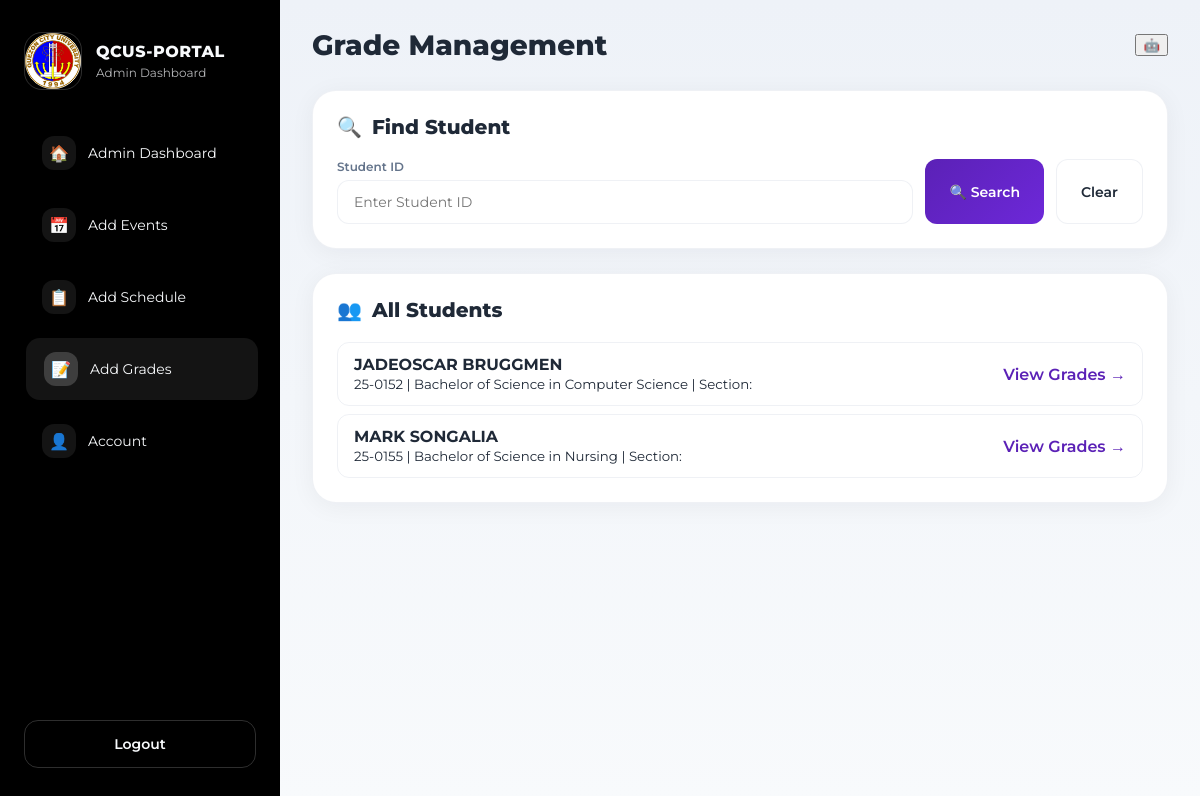
Screenshot of /admin_dashboard/admin_grades.php (signed in) with the database file from the repository.
### tables this page shows
CREATE TABLE `students` (
  `id` int(11) NOT NULL,
  `student_id` varchar(20) NOT NULL,
  `first_name` varchar(100) NOT NULL,
  `last_name` varchar(100) NOT NULL,
  `middle_name` varchar(100) DEFAULT NULL,
  `email` varchar(150) NOT NULL,
  `phone_number` varchar(20) DEFAULT NULL,
  `address` text DEFAULT NULL,
  `birthday` date DEFAULT NULL,
  `course` varchar(100) DEFAULT NULL,
  `year_level` varchar(20) DEFAULT NULL,
  `password` varchar(255) NOT NULL,
  `created_at` timestamp NOT NULL DEFAULT current_timestamp(),
  `gender` varchar(20) DEFAULT NULL,
  `profile_pic` varchar(255) DEFAULT NULL,
  `section` varchar(20) DEFAULT NULL
);

### admin_dashboard/admin_grades.php (the view, shortened to what this page needs)
<?php
require_once '../config/config.php';
$search_student_id = $_GET['student_id'] ?? '';
$students_query = mysqli_query($conn, "SELECT student_id, first_name, last_name, course, section FROM students ORDER BY last_name");
?>
<!DOCTYPE html>
<html lang="en">
<head>
</head>
<body>
<div class="app-shell">
  <aside class="sidebar">
    <div class="sidebar-brand">
      <div class="nav-logo">
        <img src="../images/QCU-logo.png" alt="QCU Logo" />
      </div>
      <div>
        <span class="brand-title">QCUS-PORTAL</span>
        <span class="brand-sub">Admin Dashboard</span>
      </div>
    </div>
    <nav class="sidebar-nav" aria-label="Dashboard navigation">
      <a href="admin_dashboard.php"    class="nav-item"><span class="nav-item-icon">🏠</span>Admin Dashboard</a>
      <a href="admin_events.php"       class="nav-item"><span class="nav-item-icon">📅</span>Add Events</a>
      <a href="admin_sched.php"        class="nav-item"><span class="nav-item-icon">📋</span>Add Schedule</a>
      <a href="admin_grades.php"       class="nav-item active"><span class="nav-item-icon">📝</span>Add Grades</a>
      <a href="admin_account.php"      class="nav-item"><span class="nav-item-icon">👤</span>Account</a>
    </nav>
    <div class="sidebar-footer">
        <button type="button" class="logout-button" onclick="window.location.href='../landingpage/logout.php'">Logout</button>
    </div>
  </aside>
  <main class="main-area">
    <header class="topbar">
      <h1 class="page-title">Grade Management</h1>
      <div class="topbar-right">
        <button type="button" class="chatbot-btn" title="AI Assistant" onclick="alert('Chatbot coming soon!')">🤖</button>
      </div>
    </header>
    <div class="card">
      <div class="card-header">
        <span class="card-header-icon">🔍</span>
        <h2>Find Student</h2>
      </div>
      <div class="search-section">
        <form method="GET" action="admin_grades.php" style="display: flex; gap: 12px; flex: 1; flex-wrap: wrap;">
          <div class="search-group">
            <label>Student ID</label>
            <input type="text" name="student_id" class="search-input" placeholder="Enter Student ID" value="<?= htmlspecialchars($search_student_id) ?>">
          </div>
          <button type="submit" class="btn-primary">🔍 Search</button>
          <button type="button" class="btn-secondary" onclick="window.location.href='admin_grades.php'">Clear</button>
        </form>
      </div>
    </div>
    <div class="card">
      <div class="card-header">
        <span class="card-header-icon">👥</span>
        <h2>All Students</h2>
      </div>
      <div class="student-list">
        <?php while ($student = mysqli_fetch_assoc($students_query)): ?>
          <div class="student-item">
            <div>
              <strong><?= htmlspecialchars($student['first_name'] . ' ' . $student['last_name']) ?></strong>
              <br>
              <small><?= htmlspecialchars($student['student_id']) ?> | <?= htmlspecialchars($student['course']) ?> | Section: <?= htmlspecialchars($student['section']) ?></small>
            </div>
            <a href="admin_grades.php?student_id=<?= urlencode($student['student_id']) ?>">View Grades →</a>
          </div>
        <?php endwhile; ?>
      </div>
    </div>
  </main>
</div>
</body>
</html>

### admin_dashboard/admin_grades.php (style rules this page uses)
*, *::before, *::after { box-sizing: border-box; }
:root { font-family: 'Montserrat', sans-serif; --bg: #f8fafc; --surface: #ffffff; --surface-strong: #f1f5f9; --accent: #5b21b6; --accent-soft: #eef2ff; --text: #1f2937; --text-muted: #64748b; --border: rgba(148,163,184,.15); --success: #10b981; }
body { margin: 0; min-height: 100vh; background: linear-gradient(180deg,#eef2f8 0%,#f8fafc 100%); color: var(--text); }
button { font-family: inherit; cursor: pointer; }
a { text-decoration: none; color: inherit; }
.app-shell { display: grid; grid-template-columns: 280px 1fr; min-height: 100vh; }
.sidebar { background: black; color: #f8fafc; padding: 32px 24px; display: flex; flex-direction: column; gap: 32px; position: sticky; top: 0; height: 100vh; }
.sidebar-brand { display: flex; align-items: center; gap: 14px; }
.nav-logo { width: 58px; height: 58px; border-radius: 18px; overflow: hidden; border: 1px solid rgba(255,255,255,.18); }
.nav-logo img { width: 100%; height: 100%; object-fit: cover; }
.brand-title { display: block; font-size: 16px; font-weight: 800; letter-spacing: .5px; }
.brand-sub { display: block; color: rgba(248,250,252,.72); font-size: 12px; margin-top: 4px; }
.sidebar-nav { display: grid; gap: 10px; }
.nav-item { display: flex; align-items: center; gap: 12px; padding: 14px 18px; border: none; background: transparent; color: #f8fafc; font-size: 14px; border-radius: 14px; transition: background .2s, transform .2s; }
.nav-item-icon { width: 34px; height: 34px; display: grid; place-items: center; border-radius: 12px; background: rgba(255,255,255,.08); font-size: 16px; }
.nav-item:hover, .nav-item.active { background: rgba(255,255,255,.08); transform: translateX(2px); }
.nav-item:hover .nav-item-icon, .nav-item.active .nav-item-icon { background: rgba(255,255,255,.18); }
.sidebar-footer { margin-top: auto; }
.logout-button { width: 100%; padding: 14px 18px; border: 1px solid rgba(255,255,255,.18); border-radius: 14px; background: transparent; color: #f8fafc; font-size: 14px; font-weight: 600; transition: background .2s; }
.main-area { padding: 28px 32px; }
.topbar { display: flex; flex-wrap: wrap; justify-content: space-between; align-items: center; gap: 24px; margin-bottom: 28px; }
.page-title { margin: 0; font-size: clamp(22px,3vw,28px); font-weight: 800; }
.topbar-right { display: flex; align-items: center; gap: 12px; }
.card { background: var(--surface); border: 1px solid var(--border); border-radius: 24px; box-shadow: 0 4px 24px rgba(15,23,42,.05); padding: 24px; margin-bottom: 24px; }
.card-header { display: flex; align-items: center; gap: 10px; margin-bottom: 20px; }
.card-header h2 { margin: 0; font-size: 20px; font-weight: 800; }
.card-header-icon { font-size: 20px; }
.search-section { display: flex; gap: 12px; align-items: flex-end; flex-wrap: wrap; }
.search-group { flex: 1; min-width: 250px; }
.search-group label { display: block; font-size: 12px; font-weight: 600; color: var(--text-muted); margin-bottom: 6px; }
.search-input { width: 100%; padding: 12px 16px; border: 1.5px solid var(--border); border-radius: 12px; font-size: 14px; font-family: inherit; transition: border-color .2s; }
.btn-primary { padding: 12px 24px; background: linear-gradient(135deg, var(--accent), #6d28d9); color: #fff; border: none; border-radius: 12px; font-weight: 600; font-size: 14px; transition: transform .2s, box-shadow .2s; }
.btn-secondary { padding: 12px 24px; background: #fff; color: var(--text); border: 1.5px solid var(--border); border-radius: 12px; font-weight: 600; font-size: 14px; transition: all .2s; }
.student-list { display: grid; gap: 8px; max-height: 400px; overflow-y: auto; }
.student-item { display: flex; justify-content: space-between; align-items: center; padding: 12px 16px; border-radius: 12px; border: 1px solid var(--border); transition: all .2s; }
.student-item a { font-weight: 600; color: var(--accent); }

### rows the page displays
students: first_name+last_name "JADEOSCAR BRUGGMEN", student "25-0152", course "Bachelor of Science in Computer Science"
students: first_name+last_name "MARK SONGALIA", student "25-0155", course "Bachelor of Science in Nursing"
